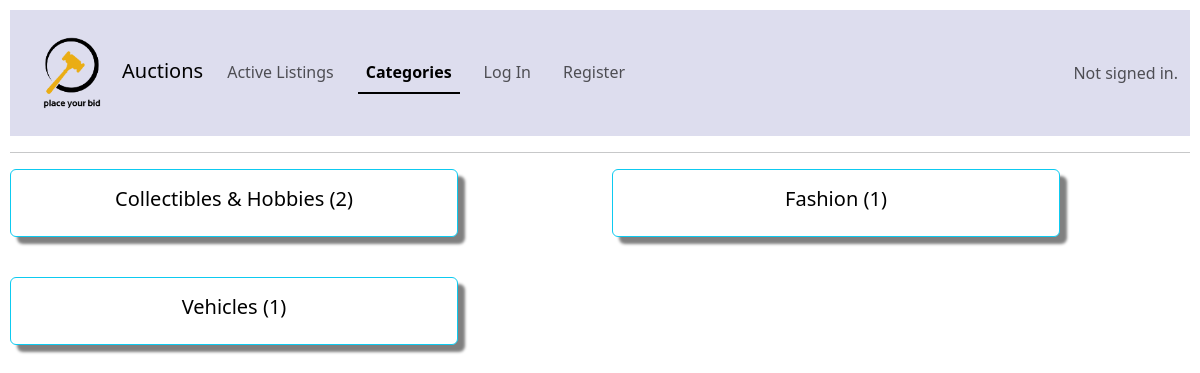
The page /categories on the database its author committed.
### auctions/models.py (models this page shows, shortened)
class listing(models.Model):  # a table for listing
    user = models.ForeignKey("User", on_delete = models.PROTECT)
    title = models.CharField(max_length = 100)
    description = models.TextField(max_length= 10000, blank = True)
    timestamp = models.DateTimeField(auto_now_add = True , null = True)
    image_url = models.URLField()
    category = models.CharField(max_length=255, blank= False, default='default_value')
    is_auction_active = models.BooleanField(null=True)

### auctions/views.py (the view)
# urls.py: path("categories",views.categories, name="categories"),
def categories(request):
    if request.method =="POST":
        which_catagory = request.POST["category_name"]
        category_item = listing.objects.all().filter(category = which_catagory).prefetch_related('bid').order_by('-timestamp')
        listing_data_with_bids = util.display_listing(category_item,False)
        return render(request, "auctions/index.html",{"listings_with_bids":listing_data_with_bids})
    else:
        all_categories = listing. objects.values('category').annotate(total=Count('category'))
        return render(request, "auctions/categories.html",{"all_categories":all_categories})

### auctions/templates/auctions/categories.html (shortened to what this page needs)
{% extends "auctions/layout.html" %}
{% block body %}
<div class="hide_active">{%block active0%}active{% endblock %}</div>
<div class="row row-cols-1 row-cols-md-2 g-4">
    {% for each_category in all_categories %}
        <form action="{% url 'categories' %} " method="post">
                <div class="col">
                    <div  class="card border-info mb-3 category" style="max-width: 28rem">
                        <button class="button" type="s">
                        <div class="card-body">
                            <h5 class="card-title">{{each_category.category}} ({{each_category.total}})</h5>
                        </div>
                        </button>
                    </div>
                </div>
       </form>
{% endfor %}
</div>
{% endblock %}

### auctions/static/auctions/styles.css (style rules this page uses)
body { padding: 10px; }
.category { box-shadow: 7px 7px 3px grey }
.button { background-color: transparent; border: 0px; }

### rows shown on the page
listing: category "Fashion", total "1"
listing: category "Vehicles", total "1"

### other values the page prints
{{ each_category.category }} "Collectibles & Hobbies"
{{ each_category.total }} "2"
